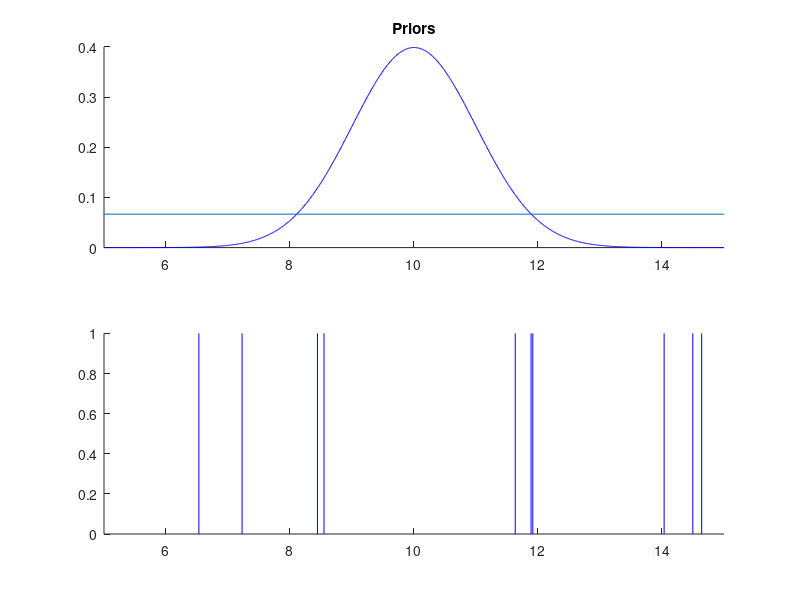
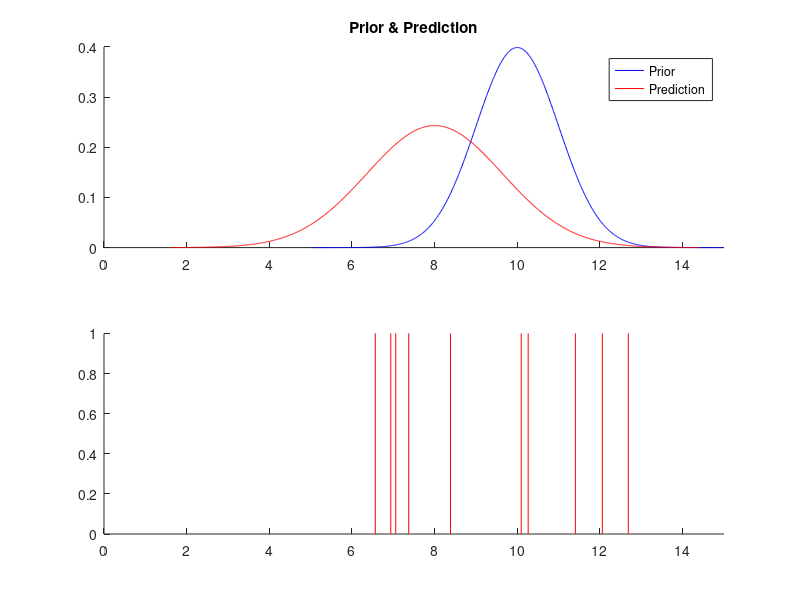
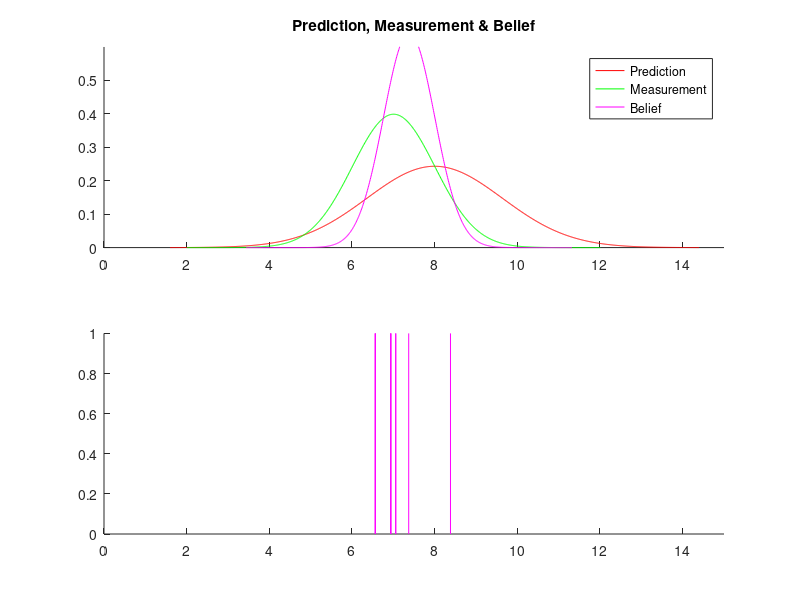
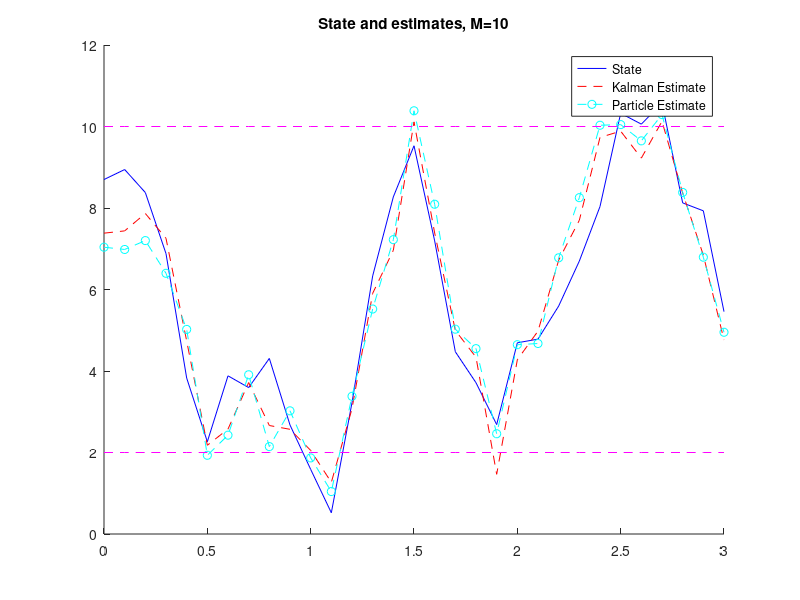

These figures' MATLAB source, in order:
pkg load statistics

% Particle filter example
clear;clc;

% Discrete time step
dt = 0.1;

% Prior
mu = 10; % mean (mu)
S = 1;% covariance (Sigma)

% Number of particles
M = 10;
% Prior - uniform over 5 15
X = 5+10*rand(1,M);
X0 = X;

%Motion model
A = 0.8;
B = 3;
R = 1;

% Measurement model
C = 1;
Q = 1;

% Simulation Initializations
Tf = 3;
T = 0:dt:Tf;
x = zeros(1,length(T)+1);
x(1) = mu+sqrt(S)*randn(1);
y = zeros(1,length(T));
u = y;

%% Main loop
tic;
for t=1:length(T)
    %% Simulation
    % Select control action
    if (t>1)
        u(t)=u(t-1);
    end
    if (mu > 10)
        u(t) = 0;
    elseif (mu < 2);
        u(t) = 1;
    end
    % Select a motion disturbance
    e = sqrt(R)*randn(1);
    % Update state
    x(t+1) = A*x(t)+ B*u(t) + e;

    % Take measurement
    % Select a motion disturbance
    d = sqrt(Q)*randn(1);
    % Determine measurement
    y(t) = C*x(t+1) + d;

    
    %% Kalman Filter Estimation
    % Store prior
    mu_old = mu;
    S_old = S;

    % Prediction update
    mup = A*mu + B*u(t);
    Sp = A*S*A' + R;

    % Measurement update
    K = Sp*C'*inv(C*Sp*C'+Q);
    mu = mup + K*(y(t)-C*mup);
    S = (1-K*C)*Sp;
    
    %Store estimates
    mup_S(t)= mup;
    mu_S(t)= mu;

    %Particle filter estimation
    for m=1:M
        e = sqrt(R)*randn(1);
        Xp(m) = A*X(m) + B*u(t) + e;
        w(m) = normpdf(y(t),C*Xp(m),Q);
    end
    W = cumsum(w);
    for m=1:M
        seed = W(end)*rand(1);
        X(m) = Xp(find(W>seed,1));
    end
    muParticle = mean(X);
    SParticle = var(X);
    
    muP_S(t) = mean(X);
    SP_S(t) = var(X);
    
    %% Plot first time step results
    if (t == 1)
        L = 5;
        % Prior belief
        figure(1);clf; 
        subplot(2,1,1); hold on;
        z = [mu_old-L*sqrt(S_old):0.01:mu_old+L*sqrt(S_old)];
        plot(z,normpdf(z,mu_old,S_old),'b');
        plot([0 15],[1/15 1/15])
        title('Priors')
        axis([5 15 0 0.4])
        subplot(2,1,2); hold on;
        for m=1:M
            plot([X0(m);X0(m)],[0 1],'b')
        end
        axis([5 15 0 1])

        % Prediction step
        figure(2);clf; 
        subplot(2,1,1); hold on;
        plot(z,normpdf(z,mu_old,S_old),'b');
        z = [mup-L*sqrt(Sp):0.01:mup+L*sqrt(Sp)];
        plot(z,normpdf(z,mup,Sp),'r');
        title('Prior & Prediction')
        legend('Prior','Prediction')
        axis([0 15 0 0.4])
        subplot(2,1,2); hold on;
        for m=1:M
            plot([Xp(m);Xp(m)],[0 1],'r')
        end
        axis([0 15 0 1])

        % Measurement step
        figure(3);clf;
        subplot(2,1,1); hold on;
        plot(z,normpdf(z,mup,Sp),'r');
        z = [y(t)-L*sqrt(Q):0.01:y(t)+L*sqrt(Q)];
        plot(z,normpdf(z,y(t),Q),'g');
        z = [mu-L*sqrt(S):0.01:mu+L*sqrt(S)];
        plot(z,normpdf(z,mu,S), 'm');
        axis([0 15 0 0.6]);
        title('Prediction, Measurement & Belief')
        legend('Prediction','Measurement', 'Belief' )
        subplot(2,1,2); hold on;
        for m=1:M
            plot([X(m);X(m)],[0 1],'m')
        end
        axis([0 15 0 1]);
    end
   
end

toc
%Plot full trajectory results
figure(4);clf;hold on;
plot(T,x(2:end),'b')
%plot(T,y,'rx')
%plot(T,u,'g');
plot(T,mu_S,'r--')
plot(T,muP_S,'co--')
plot(T,2*ones(size(T)),'m--');
plot(T,10*ones(size(T)),'m--');
title('State and estimates, M=10')
legend('State', 'Kalman Estimate',  'Particle Estimate')
